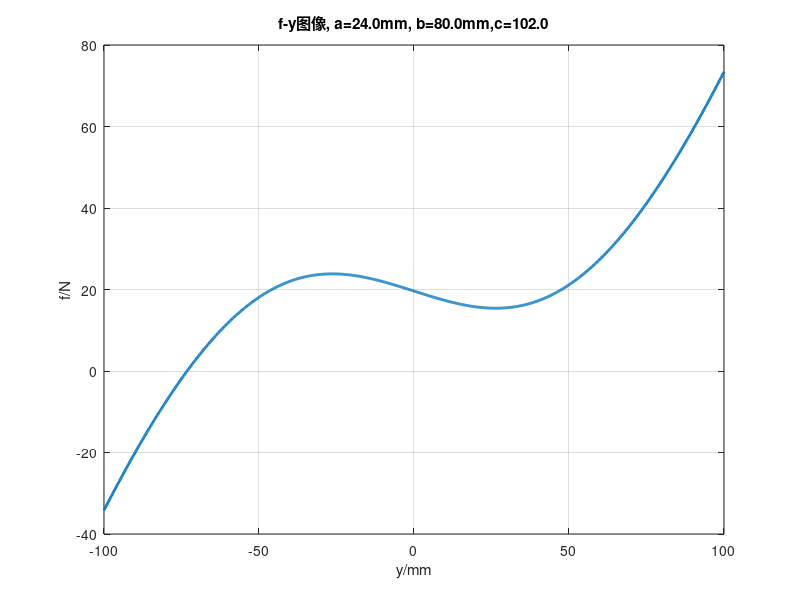
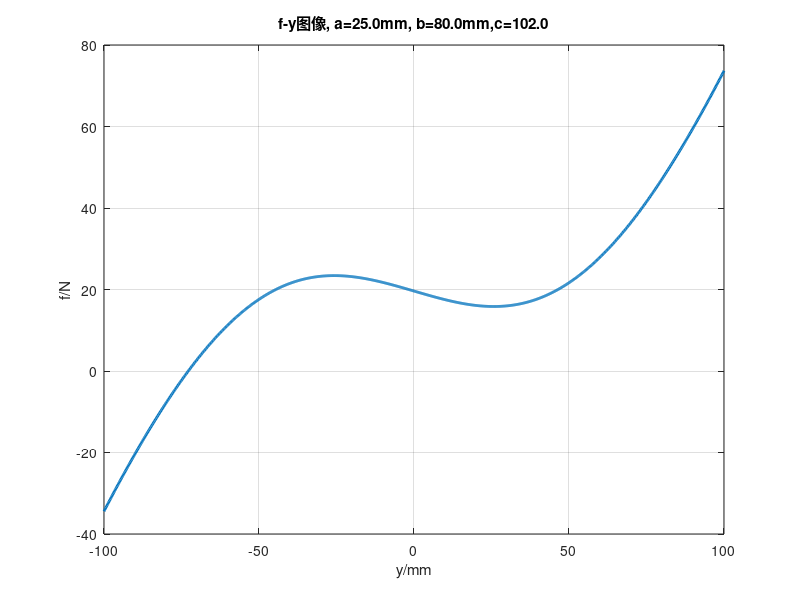
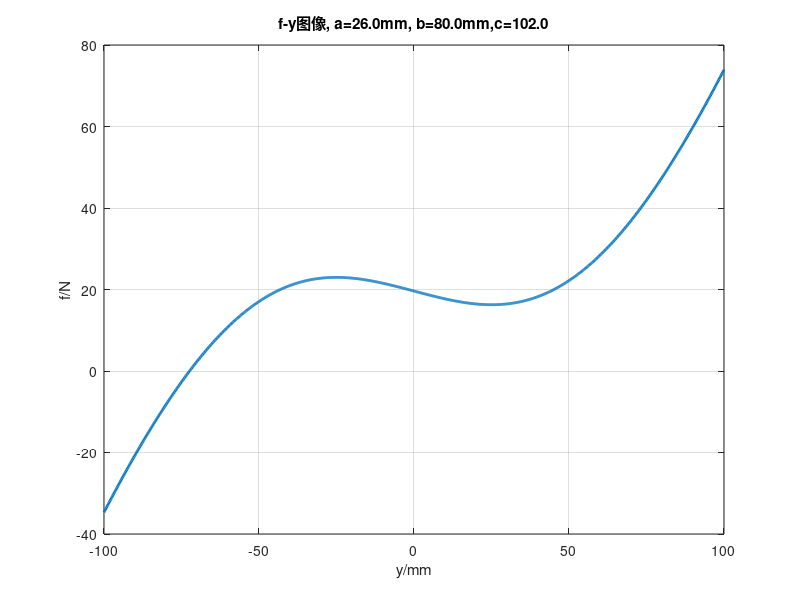
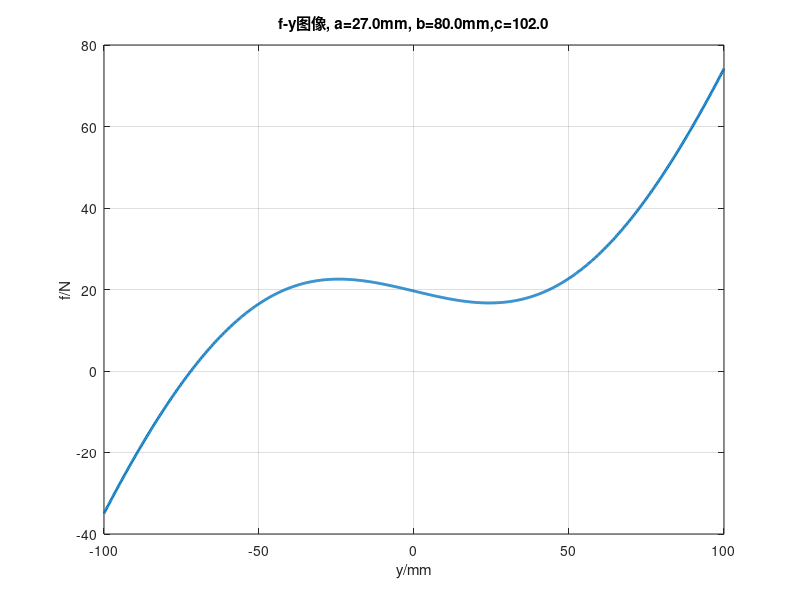

The MATLAB source for these figures, in order:
path = '~/Desktop/Figures';
if ~exist(path, 'dir'), mkdir(path); end

M = 2; %kg
g = 9.81;
c = 153.1-(M*g)/0.3843;

for a=24:44
    for b=80
        y = linspace(-100, 100, 1000);  % 设置x的范围和点数
        f = -2.*(119.2-sqrt((a+y).^2+b^2)).*(a+y).*0.362./sqrt((a+y).^2+b^2)+2.*(119.2-sqrt((-y).^2+b^2)).*(-y).*0.1825./sqrt((-y).^2+b^2)+2.*(119.2-sqrt((a-y).^2+b^2)).*(a-y).*0.362./sqrt((a-y).^2+b^2)+(153.1-c+y).*0.3843;

        fig = figure('Visible', 'off');
        plot(y, f, 'LineWidth', 2);
        grid on;
        xlabel('y/mm');
        ylabel('f/N');
        title(sprintf('f-y图像, a=%.1fmm, b=%.1fmm,c=%0.1f', a, b,c));

        exportgraphics(fig, sprintf('%s/fig_a%d_b%d.png', path, a, b), 'Resolution', 300);
        close(fig);
    end
end
